Frame 1 (no input): blank canvas, image omitted
Frame 60 (no input): blank canvas, image omitted
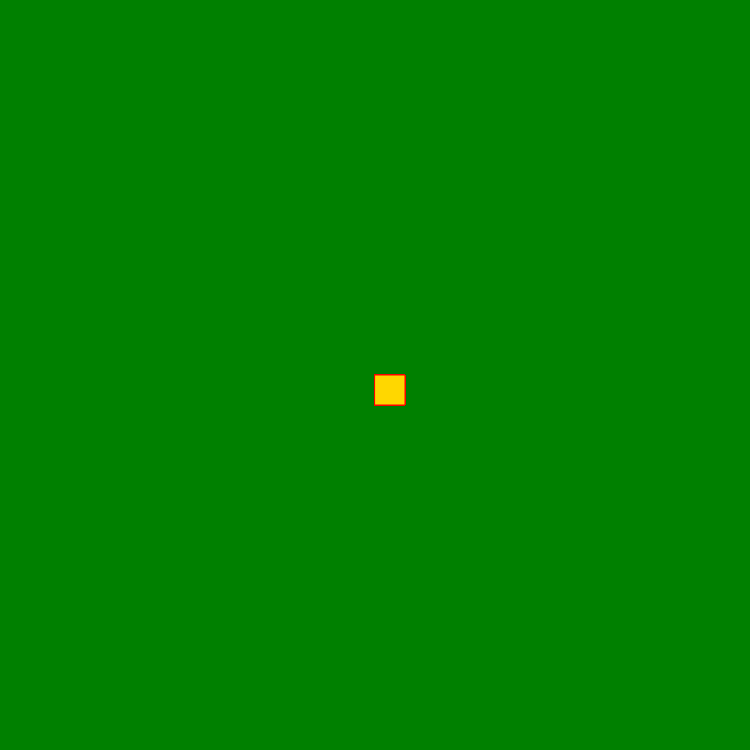
Frame 120 (the mouse pressed at the canvas centre since frame 60)

The p5.js sketch whose frames 1 and 60 were blank and that drew this single picture after the mouse press (run headless with seeded random() and noise() and a simulated clock; from frame 60 on, the mouse is pressed at the canvas centre):

// p5.js sketch
// ── sketch.js
function setup() {
  createCanvas(750,750);
  background('green');
}

function draw() {
  
  
  stroke('red');
  fill('gold');
if(mouseIsPressed){
  rect(mouseX,mouseX,30,30);
  
  
}
}
